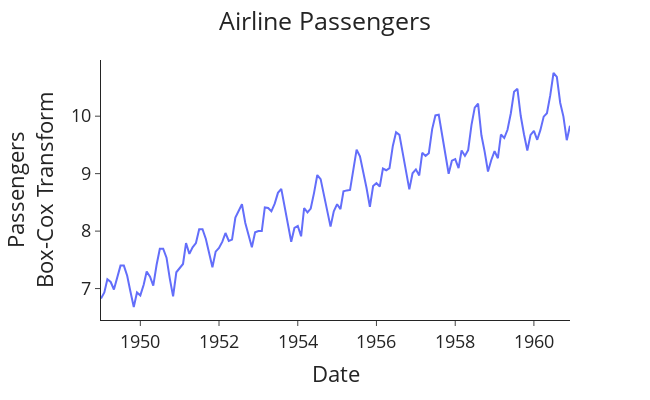

The notebook cell this image was saved under:
### Markdown cell above
## Applying Box-Cox

### Code cell
# Apply box-cox transform and plot it
data['Passengers_box_cox'], lam = boxcox(data['#Passengers'])

plotting(title='Airline Passengers', data=data, x='Month', y='Passengers_box_cox',
         x_label='Date', y_label='Passengers<br>Box-Cox Transform')

### Figure 1 — Plotly figure (JSON) as saved in the notebook; plotly's stock layout.template omitted (floating-point values rounded to 4 significant figures; data arrays with more than 128 entries replaced by an {"elided": "..."} marker saying what was removed)
{"data": [{"hovertemplate": "Date=%{x}<br>Passengers<br>Box-Cox Transform=%{y}<extra></extra>", "legendgroup": "", "line": {"color": "#636efa", "dash": "solid"}, "marker": {"symbol": "circle"}, "mode": "lines", "name": "", "orientation": "v", "showlegend": false, "type": "scatter", "x": {"elided": "144 str values"}, "xaxis": "x", "y": {"elided": "144 float values"}, "yaxis": "y"}], "layout": {"font": {"size": 18}, "height": 400, "legend": {"tracegroupgap": 0}, "margin": {"t": 60}, "title": {"text": "Airline Passengers", "x": 0.5}, "width": 650, "xaxis": {"anchor": "y", "domain": [0, 1], "title": {"text": "Date"}}, "yaxis": {"anchor": "x", "domain": [0, 1], "title": {"text": "Passengers<br>Box-Cox Transform"}}}}
